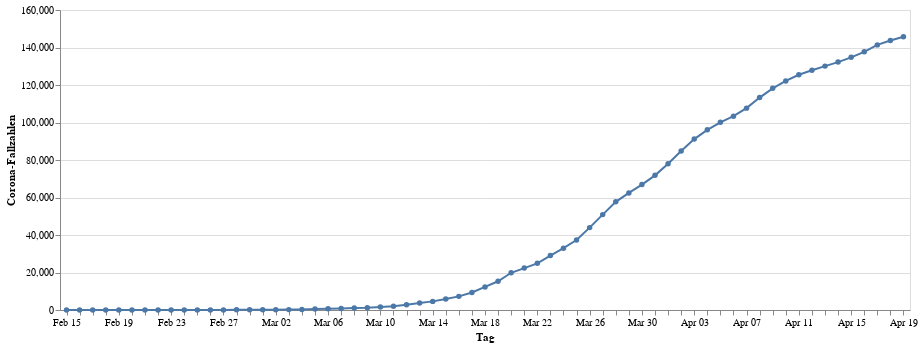

Write notebook code for a chart like this one.
### Code cell
infections = alt.Chart(data).mark_line(point=True).encode(
    alt.X("monthdate(day):O", title="Tag"),
    alt.Y("cases:Q", title="Corona-Fallzahlen"))
infections.properties(width=850, height=300)

### Figure 1 — Vega-Lite specification as saved in the notebook (floating-point values rounded to 4 significant figures)
{"config": {"view": {"continuousWidth": 400, "continuousHeight": 300}}, "data": {"name": "data-f66bd4f854dcd95f77fd58fd9137ef06"}, "mark": {"type": "line", "point": true}, "encoding": {"x": {"type": "ordinal", "field": "day", "timeUnit": "monthdate", "title": "Tag"}, "y": {"type": "quantitative", "field": "cases", "title": "Corona-Fallzahlen"}}, "height": 300, "width": 850, "$schema": "https://vega.github.io/schema/vega-lite/v4.0.2.json", "datasets": {"data-f66bd4f854dcd95f77fd58fd9137ef06": [{"day": "2020-02-15T00:00:00", "cases": 16}, {"day": "2020-02-16T00:00:00", "cases": 16}, {"day": "2020-02-17T00:00:00", "cases": 16}, {"day": "2020-02-18T00:00:00", "cases": 16}, {"day": "2020-02-19T00:00:00", "cases": 16}, {"day": "2020-02-20T00:00:00", "cases": 16}, {"day": "2020-02-21T00:00:00", "cases": 16}, {"day": "2020-02-22T00:00:00", "cases": 16}, {"day": "2020-02-23T00:00:00", "cases": 16}, {"day": "2020-02-24T00:00:00", "cases": 16}, {"day": "2020-02-25T00:00:00", "cases": 18}, {"day": "2020-02-26T00:00:00", "cases": 26}, {"day": "2020-02-27T00:00:00", "cases": 48}, {"day": "2020-02-28T00:00:00", "cases": 74}, {"day": "2020-02-29T00:00:00", "cases": 79}, {"day": "2020-03-01T00:00:00", "cases": 130}, {"day": "2020-03-02T00:00:00", "cases": 165}, {"day": "2020-03-03T00:00:00", "cases": 203}, {"day": "2020-03-04T00:00:00", "cases": 262}, {"day": "2020-03-05T00:00:00", "cases": 545}, {"day": "2020-03-06T00:00:00", "cases": 670}, {"day": "2020-03-07T00:00:00", "cases": 800}, {"day": "2020-03-08T00:00:00", "cases": 1040}, {"day": "2020-03-09T00:00:00", "cases": 1224}, {"day": "2020-03-10T00:00:00", "cases": 1565}, {"day": "2020-03-11T00:00:00", "cases": 1966}, {"day": "2020-03-12T00:00:00", "cases": 2745}, {"day": "2020-03-13T00:00:00", "cases": 3675}, {"day": "2020-03-14T00:00:00", "cases": 4599}, {"day": "2020-03-15T00:00:00", "cases": 5813}, {"day": "2020-03-16T00:00:00", "cases": 7272}, {"day": "2020-03-17T00:00:00", "cases": 9367}, {"day": "2020-03-18T00:00:00", "cases": 12327}, {"day": "2020-03-19T00:00:00", "cases": 15320}, {"day": "2020-03-20T00:00:00", "cases": 19848}, {"day": "2020-03-21T00:00:00", "cases": 22364}, {"day": "2020-03-22T00:00:00", "cases": 24873}, {"day": "2020-03-23T00:00:00", "cases": 29056}, {"day": "2020-03-24T00:00:00", "cases": 32991}, {"day": "2020-03-25T00:00:00", "cases": 37323}, {"day": "2020-03-26T00:00:00", "cases": 43938}, {"day": "2020-03-27T00:00:00", "cases": 50871}, {"day": "2020-03-28T00:00:00", "cases": 57695}, {"day": "2020-03-29T00:00:00", "cases": 62435}, {"day": "2020-03-30T00:00:00", "cases": 66885}, {"day": "2020-03-31T00:00:00", "cases": 71808}, {"day": "2020-04-01T00:00:00", "cases": 77981}, {"day": "2020-04-02T00:00:00", "cases": 84794}, {"day": "2020-04-03T00:00:00", "cases": 91159}, {"day": "2020-04-04T00:00:00", "cases": 96092}, {"day": "2020-04-05T00:00:00", "cases": 100123}, {"day": "2020-04-06T00:00:00", "cases": 103375}, {"day": "2020-04-07T00:00:00", "cases": 107663}, {"day": "2020-04-08T00:00:00", "cases": 113296}, {"day": "2020-04-09T00:00:00", "cases": 118235}, {"day": "2020-04-10T00:00:00", "cases": 122171}, {"day": "2020-04-11T00:00:00", "cases": 125452}, {"day": "2020-04-12T00:00:00", "cases": 127854}, {"day": "2020-04-13T00:00:00", "cases": 130072}, {"day": "2020-04-14T00:00:00", "cases": 132210}, {"day": "2020-04-15T00:00:00", "cases": 134753}, {"day": "2020-04-16T00:00:00", "cases": 137698}, {"day": "2020-04-17T00:00:00", "cases": 141397}, {"day": "2020-04-18T00:00:00", "cases": 143724}, {"day": "2020-04-19T00:00:00", "cases": 145742}]}}
